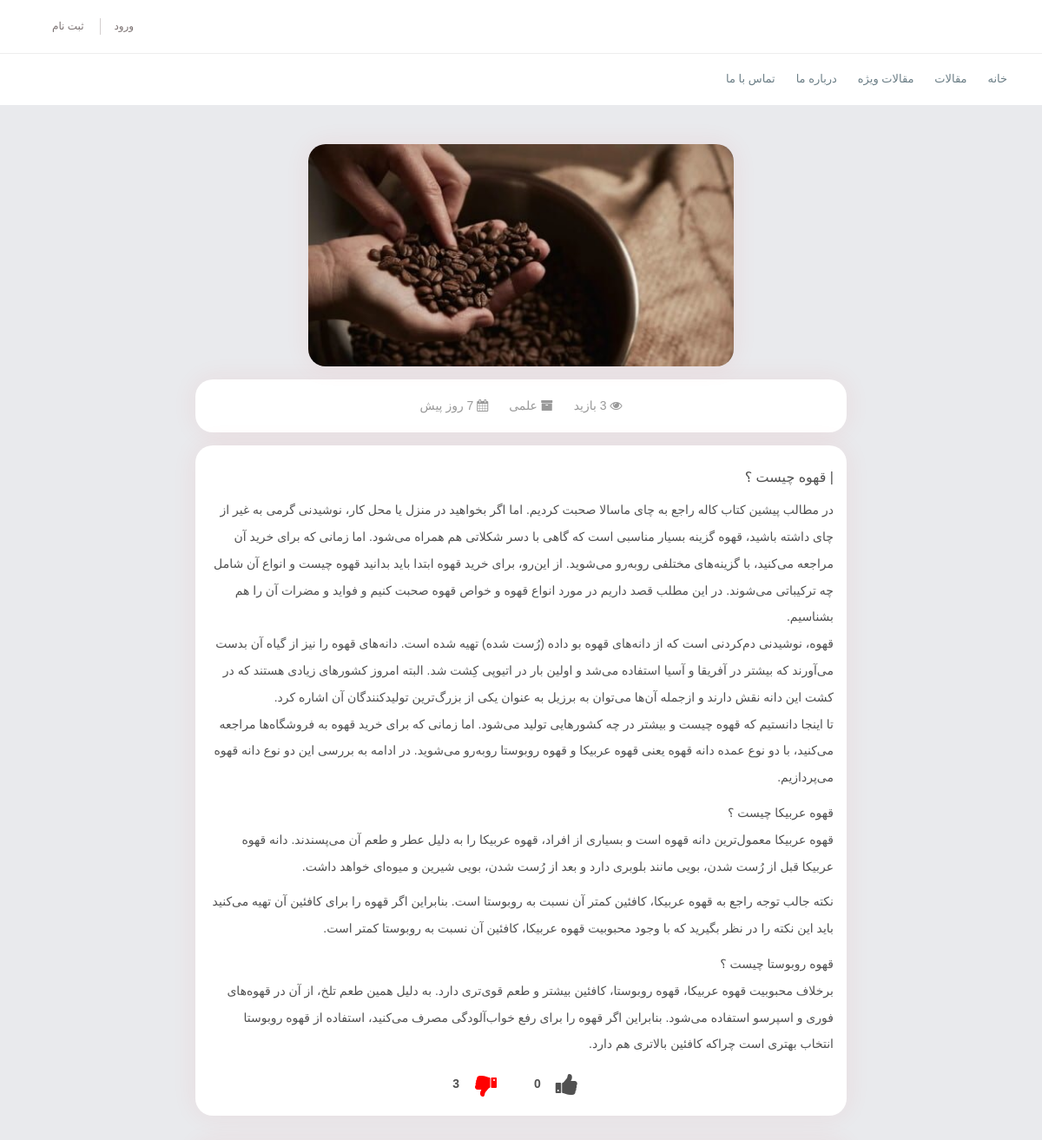
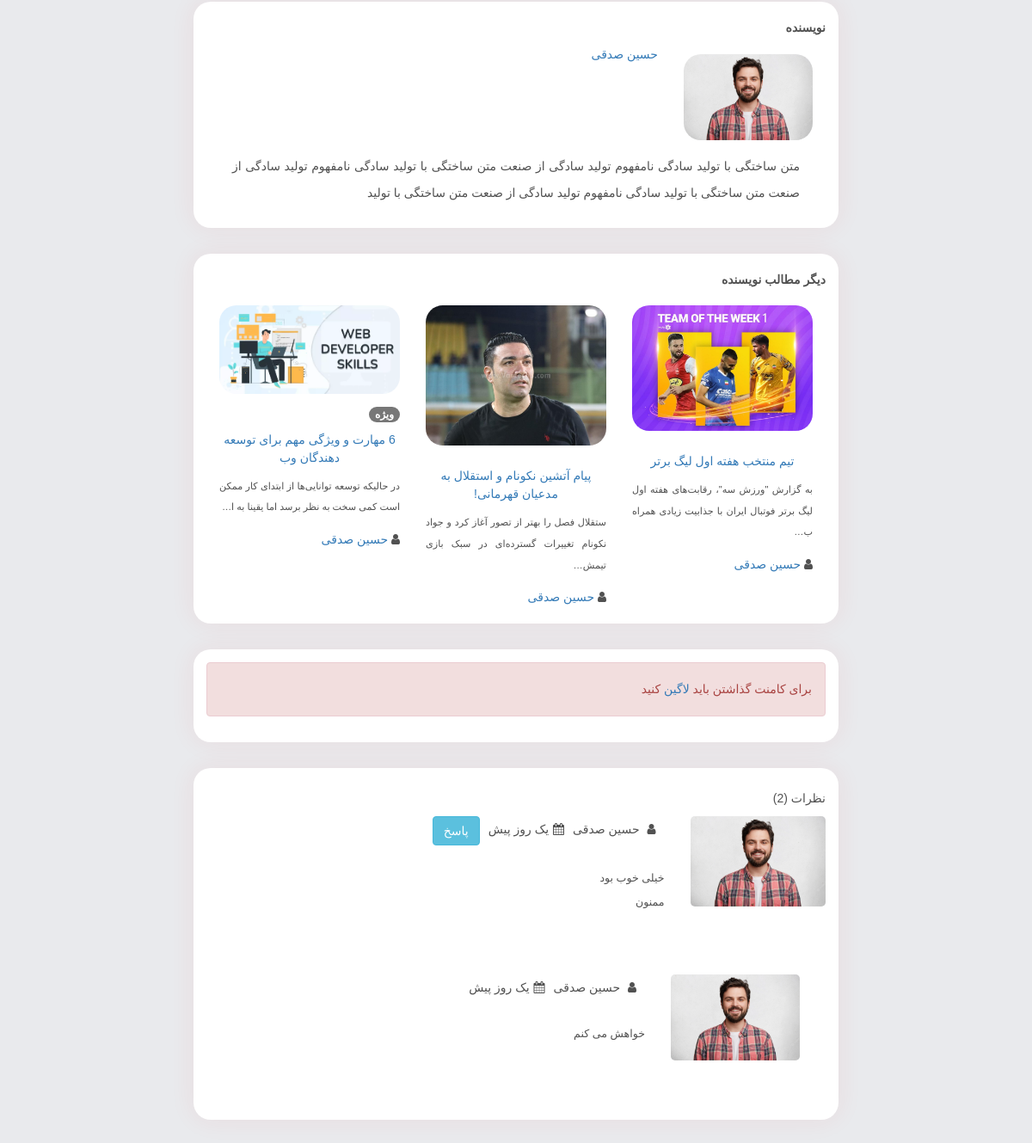
Screenshot of /articles/coffee with the database file from the repository (2 pictures, top to bottom).
### article_module/models.py (models this page shows, shortened)
class Article(models.Model):
    STATUS = (
        ('publish', 'انتشار'),
        ('draft', 'پیش نویس'),
        ('lock', 'در حال برسی ...'),
        ('back', 'برگشت داده شده')
    )
    title = models.CharField(max_length=50, unique=True, db_index=True)
    slug = models.SlugField(max_length=150, unique=True, db_index=True)
    image = models.ImageField(upload_to='images/article_images')
    category = models.ManyToManyField(ArticleCategory, related_name='category')
    text = models.TextField()
    author = models.ForeignKey(User, on_delete=models.CASCADE, null=True, blank=True, related_name='users')
    is_special = models.BooleanField(default=False)
    status = models.CharField(choices=STATUS, default='draft', max_length=20)
    create_date = models.DateTimeField(auto_now_add=True)
    edit_date = models.DateTimeField(auto_now=True, null=True, blank=True)
    publish_date = models.DateTimeField(null=True, blank=True)
    is_update = models.BooleanField(default=False, null=True, blank=True)

class ArticleCategory(models.Model):
    parent = models.ForeignKey('ArticleCategory', on_delete=models.CASCADE, related_name='children', null=True, blank=True)
    title = models.CharField(max_length=50, unique=True, db_index=True)
    slug = models.SlugField(max_length=250, unique=True, db_index=True)
    is_active = models.BooleanField(default=True)
    def __str__(self):
        return self.title

class ArticleComments(models.Model):
    author = models.ForeignKey(User, on_delete=models.CASCADE)
    text = models.TextField()
    is_publish = models.BooleanField(default=False)
    replay = models.ForeignKey('ArticleComments', on_delete=models.CASCADE, related_name='comment_replay', null=True, blank=True)
    article = models.ForeignKey(Article, on_delete=models.CASCADE)
    date = models.DateTimeField(auto_now_add=True)
    is_view_by_admin = models.BooleanField(default=False)

### account_module/models.py (models this page shows, shortened)
class User(AbstractUser):
    email_active_code = models.CharField(max_length=100, null=True, blank=True, unique=True, verbose_name='کد فعال سازی')
    phone_number = models.IntegerField(null=True, blank=True, unique=True, verbose_name='شماره تلفن همراه')
    profile_image = models.ImageField(upload_to='images/profile_images', null=True, blank=True, verbose_name='عکس پروفایل')
    is_special_user = models.BooleanField(verbose_name='کاربر ویژه / عادی')
    is_author = models.BooleanField(default=False)
    about_user = models.TextField(null=True, blank=True)
    class Meta:
        verbose_name = 'کاربر'
        verbose_name_plural = 'کاربران'

### article_module/views.py (the view, shortened to what this page needs)
# urls.py: path('articles/<slug>', views.ArticleDetailView.as_view(), name='article-detail-page'),
@method_decorator(special_required, name='dispatch')
class ArticleDetailView(View):
    def get(self, request, slug):
        article = Article.objects.prefetch_related('category').select_related('author').get(slug=slug, status='publish')
        comment_form = ArticleCommentForm()
        comments = ArticleComments.objects.select_related('replay').filter(is_publish=True, article=article,
                                                                           replay=None)
        articles_by_user = Article.objects.select_related('author').filter(author_id=article.author.id).exclude(slug=slug)[:3]
        comments_count = ArticleComments.objects.filter(is_publish=True, replay=None, article=article).count() + ArticleComments.objects.filter(is_publish=True, replay__is_publish=True, article=article).count() # todo : convert to best code
        like_count = ArticleLikes.objects.filter(article_id=article.id).count()
        dislike_count = ArticleDisLikes.objects.filter(article_id=article.id).count()
        ip = get_user_ip(request)
        is_user_like = ArticleLikes.objects.filter(article_id=article.id, ip=ip).exists()
        is_user_dislike = ArticleDisLikes.objects.filter(article_id=article.id, ip=ip).exists()
        view = ArticleView.objects.filter(ip=ip, article=article).first()
        if not view:
            if request.user.is_authenticated:
                new_view = ArticleView(ip=ip, article_id=article.id, user_id=request.user.id)
            else:
                new_view = ArticleView(ip=ip, article_id=article.id)
            new_view.save()
        views = ArticleView.objects.select_related('article').filter(article_id=article.id).count()
        return render(request, 'article_module/article-detail.html', {
            'article': article,
            'comment_form': comment_form,
            'comments': comments,
            'comments_count': comments_count,
            'articles_by_user': articles_by_user,
            'views': views,
            'like_count': like_count,
            'dislike_count': dislike_count,
            'is_user_like': is_user_like,
            'is_user_dislike': is_user_dislike,
        })

### article_module/templates/article_module/article-detail.html (shortened to what this page needs)
{% extends 'shared/layout.html' %}
{% block content %}
    {% include 'article_module/article-detail-box.html' %}
{% endblock %}

### templates/includes/article_includes/article-detail.html (shortened to what this page needs)
{% load poll_extras %}
<div class="row">
    <div class="col-md-2"></div>
    <div class="col-md-8">
        <div class="post_img">
            <img src="{{ article.image.url }}" alt="">
        </div>
    </div>
    <div class="col-md-2"></div>
</div>
<div class="posts_meta text-center">
    <span><i class="fa fa-eye"></i> {{ views }} بازید</span>
    <span><i class="fa fa-archive"></i>
        {% if article.category.first.parent %}
            {{ article.category.first.parent }}
        {% else %}
            {{ article.category.first }}
        {% endif %}
                    </span>
    <span><i class="fa fa-calendar"></i> {{ article.create_date|jalali_date_humanize }}</span>
</div>
<div class="post_content">
    <h4>| {{ article.title }}
    </h4>
    <p>
        {{ article.text|linebreaks }}
    </p>
    <div class="row">
        {% if is_user_like %}
            <div class="like-box col-md-6 pull-right text-left">
                <i class="fa fa-thumbs-up fa-2x btn" style="color: forestgreen;"></i>
                <b>{{ like_count }}</b>
            </div>
        {% else %}
            <div class="like-box col-md-6 pull-right text-left">
                <i class="fa fa-thumbs-up fa-2x btn"></i>
                <b>{{ like_count }}</b>
            </div>
        {% endif %}
        {% if is_user_dislike %}
            <div class="like-box col-md-6 pull-left text-right">
                <i class="fa fa-thumbs-down fa-2x fa-flip-horizontal btn" style="color: red;"></i>
                <b>{{ dislike_count }}</b>
            </div>
        {% else %}
            <div class="like-box col-md-6 pull-left text-right">
                <i class="fa fa-thumbs-down fa-2x fa-flip-horizontal btn"></i>
                <b>{{ dislike_count }}</b>
            </div>
        {% endif %}
    </div>
</div>

### templates/includes/article_includes/article-author.html
<div class="post_content">
    <div class="row">
        <div class="col-md-12">
            <b>نویسنده</b>
        </div>
    </div>
    <div class="col-md-12">
        <div class="row">
            <div class="col-md-3">
                <img src="{{ article.author.profile_image.url }}" alt="">
            </div>
            <div class="col-md-9">
                {% if article.author.get_full_name %}
                    <a href="">{{ article.author.get_full_name }}</a>
                {% else %}
                    <a href="">{{ article.author.username }}</a>
                {% endif %}
            </div>
        </div>
        <div class="col-md-12 text-justify">
            {{ article.author.about_user|linebreaks }}
        </div>
    </div>
</div>

### templates/includes/article_includes/outher-article-by-user.html (shortened to what this page needs)
{% load thumbnail %}
<div class="post_content">
    <div class="row">
        <div class="col-md-12">
            <b>دیگر مطالب نویسنده</b>
        </div>
    </div>
    <div class="col-md-12">
        <div class="row">
            {% for article in articles_by_user %}
                <div class="col-md-4">
                    <div class="post-box">
                        <a href="{% url 'article-detail-page' slug=article.slug %}">
                            <figure>
                                {% thumbnail article.image '167x129' crop='center' quality=90 as img %}
                                    <img src="{{ img.url }}" alt="">
                                {% endthumbnail %}
                                {% if article.is_special %}
                                    <figcaption class="view">
                                        <span class="badge bg-danger">ویژه</span>
                                    </figcaption>
                                {% endif %}
                            </figure>
                        </a>
                        <div class="text-p">
                            <h4 class="text-center"><a href="">{{ article.title }}</a></h4>
                            <p class="article-box_body-font-size text-justify">
                                {{ article.text|truncatechars:'85' }}
                            </p>
                            <div>
                                <div>
                                    <i class="fa fa-user"></i>
                                    <a href="{% url 'users-article-list-page' id=article.author.id %}">
                                        {% if article.author.get_full_name %}
                                            {{ article.author.get_full_name }}
                                        {% else %}
                                            {{ article.author.username }}
                                        {% endif %}
                                    </a>
                                </div>
                            </div>
                        </div>
                    </div>
                </div>
            {% endfor %}
        </div>
    </div>
</div>

### templates/includes/article_includes/comment-boxes.html
{% load poll_extras %}
<div class="comments_form">
    {% if comments %}
        <h5>نظرات ({{ comments_count }})</h5>
        {% for comment in comments %}
            <div class="row comment-box">
                <div class="col-md-3">
                    <img src="{{ comment.author.profile_image.url }}" alt="">
                </div>
                <div class="col-md-9">
                    <div class="row">
                        <div class="col-md-12">
                            <ul>
                                <li><i class="fa fa-user"></i>
                                    {% if comment.author.get_full_name %}
                                        {{ comment.author.get_full_name }}
                                    {% else %}
                                        {{ comment.author.username }}
                                    {% endif %}
                                </li>
                                <li><i class="fa fa-calendar"></i>{{ comment.date|jalali_date_humanize }}</li>
                                <li>
                                    <button class="btn btn-info" onclick="articleCommentReplay({{ comment.id }}, '{{ comment.author.get_full_name }}')">پاسخ
                                    </button>
                                </li>
                            </ul>
                        </div>
                        <div class="col-md-12">
                            <p>
                                {{ comment.text|linebreaks }}
                            </p>
                        </div>
                    </div>
                </div>
            </div>
            {% if comment.comment_replay|filter_active_comment %}
                {% for comment in comment.comment_replay|filter_active_comment %}
                    <div class="row comment-box comment-replay">
                        <div class="col-md-3">
                            <img src="{{ comment.author.profile_image.url }}" alt="">
                        </div>
                        <div class="col-md-9">
                            <div class="row">
                                <div class="col-md-12">
                                    <ul>
                                        <li><i class="fa fa-user"></i>
                                            {% if comment.author.get_full_name %}
                                                {{ comment.author.get_full_name }}
                                            {% else %}
                                                {{ comment.author.username }}
                                            {% endif %}
                                        </li>
                                        <li><i class="fa fa-calendar"></i>{{ comment.date|jalali_date_humanize }}</li>
                                    </ul>
                                </div>
                                <div class="col-md-12">
                                    <p>
                                        {{ comment.text|linebreaks }}
                                    </p>
                                </div>
                            </div>
                        </div>
                    </div>
                {% endfor %}
            {% endif %}
        {% endfor %}
    {% else %}
        <div class="row comment-box">
            <div class="col-md-12 text-center alert-danger alert">
                نظری ثبت نشده است. شما اولین نفر باشید!
            </div>
        </div>
    {% endif %}
</div>

### rows the page displays
Article: image (picture), category.first "علمی", create_date|jalali_date_humanize "7 روز پیش", title "قهوه چیست ؟", text "در مطالب پیشین کتاب کاله راجع به چای ماسالا صحبت کردیم. اما اگر بخواهید در منزل یا محل کار، نوشیدنی گرمی به غیر از چای داشته باشید، قهوه گزینه بسیار مناسبی است که گاهی با دسر شکلاتی هم همراه می‌شود. اما زمانی که برای خرید آن مراجعه می‌کنید، با گزینه‌های مختلفی روبه‌‌رو می‌شوید. از این‌رو، برای خرید قهوه ابتدا باید بدانید قهوه چیست و انواع آن شامل چه ترکیباتی می‌شوند. در این مطلب قصد داریم در مورد انواع قهوه و خواص قهوه صحبت کنیم و فواید و مضرات آن را هم بشناسیم. قهوه، نوشیدنی دم‌کردنی است که از دانه‌های قهوه بو داده (رُست شده) تهیه شده است. دانه‌های قهوه را نیز از گیاه آن بدست می‌آورند که بیشتر در آفریقا و آسیا استفاده می‌شد و اولین بار در اتیوپی کِشت شد. البته امروز کشورهای زیادی هستند که…", author.profile_image (picture), author.get_full_name "حسین صدقی", author.about_user "متن ساختگی با تولید سادگی نامفهوم تولید سادگی از صنعت متن ساختگی با تولید سادگی نامفهوم تولید سادگی از صنعت متن ساختگی با تولید سادگی نامفهوم تولید سادگی از صنعت متن ساختگی با تولید"
Article: shows a picture, title "تیم منتخب هفته اول لیگ برتر", text "به گزارش \"ورزش سه\"، رقابت‌های هفته اول لیگ برتر فوتبال ایران با جذابیت زیادی همراه ب…", author.get_full_name "حسین صدقی"
Article: shows a picture, title "پیام آتشین نکونام و استقلال به مدعیان قهرمانی!", text "ستقلال فصل را بهتر از تصور آغاز کرد و جواد نکونام تغییرات گسترده‌ای در سبک بازی تیمش…", author.get_full_name "حسین صدقی"
Article: shows a picture, is_special "ویژه", title "6 مهارت و ویژگی مهم برای توسعه دهندگان وب", text "در حالیکه توسعه توانایی‌ها از ابتدای کار ممکن است کمی سخت به نظر برسد اما یقینا به ا…", author.get_full_name "حسین صدقی"
ArticleComments: author.profile_image (picture), author.get_full_name "حسین صدقی", date|jalali_date_humanize "یک روز پیش", text "خیلی خوب بود ممنون"
ArticleComments: author.profile_image (picture), author.get_full_name "حسین صدقی", date|jalali_date_humanize "یک روز پیش", text "خواهش می کنم"

### other values shown
{{ like_count }} "0"
{{ dislike_count }} "3"
{{ comments_count }} "2"
